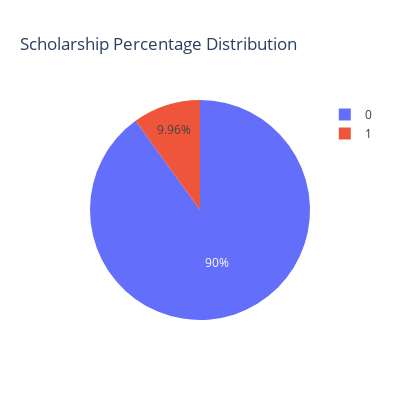
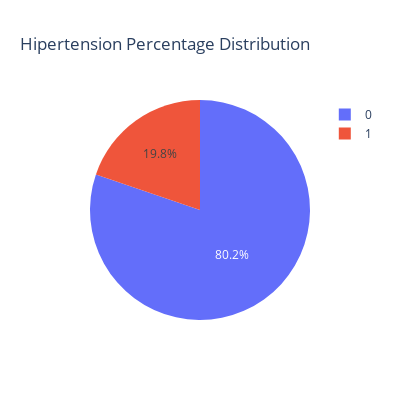
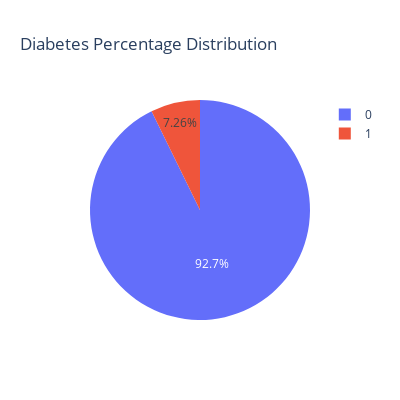
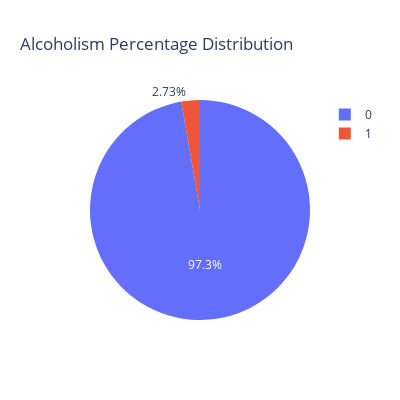

Notebook cell for these charts, in order:
### Markdown cell above
### Check if out data is immbalance.

### Code cell
import plotly.express as px

for values in data.columns[5:]:
    figg = px.pie(
        names=pd.Series(np.array(data[values].unique())),
        values=pd.Series(np.array(data[values].value_counts())),
        title=f"{values} Percentage Distribution"
    )

    figg.update_layout(
        width = 400,
        height = 400
    )

    figg.show()

### Figure 1 — Plotly figure (JSON) as saved in the notebook; plotly's stock layout.template omitted (floating-point values rounded to 4 significant figures)
{"data": [{"domain": {"x": [0, 1], "y": [0, 1]}, "hovertemplate": "label=%{label}<br>value=%{value}<extra></extra>", "labels": [0, 1], "legendgroup": "", "name": "", "showlegend": true, "type": "pie", "values": [90512, 10015]}], "layout": {"height": 400, "legend": {"tracegroupgap": 0}, "title": {"text": "Scholarship Percentage Distribution"}, "width": 400}}

### Figure 2 — Plotly figure (JSON) as saved in the notebook; plotly's stock layout.template omitted (floating-point values rounded to 4 significant figures)
{"data": [{"domain": {"x": [0, 1], "y": [0, 1]}, "hovertemplate": "label=%{label}<br>value=%{value}<extra></extra>", "labels": [0, 1], "legendgroup": "", "name": "", "showlegend": true, "type": "pie", "values": [80668, 19859]}], "layout": {"height": 400, "legend": {"tracegroupgap": 0}, "title": {"text": "Hipertension Percentage Distribution"}, "width": 400}}

### Figure 3 — Plotly figure (JSON) as saved in the notebook; plotly's stock layout.template omitted (floating-point values rounded to 4 significant figures)
{"data": [{"domain": {"x": [0, 1], "y": [0, 1]}, "hovertemplate": "label=%{label}<br>value=%{value}<extra></extra>", "labels": [0, 1], "legendgroup": "", "name": "", "showlegend": true, "type": "pie", "values": [93233, 7294]}], "layout": {"height": 400, "legend": {"tracegroupgap": 0}, "title": {"text": "Diabetes Percentage Distribution"}, "width": 400}}

### Figure 4 — Plotly figure (JSON) as saved in the notebook; plotly's stock layout.template omitted (floating-point values rounded to 4 significant figures)
{"data": [{"domain": {"x": [0, 1], "y": [0, 1]}, "hovertemplate": "label=%{label}<br>value=%{value}<extra></extra>", "labels": [0, 1], "legendgroup": "", "name": "", "showlegend": true, "type": "pie", "values": [97780, 2747]}], "layout": {"height": 400, "legend": {"tracegroupgap": 0}, "title": {"text": "Alcoholism Percentage Distribution"}, "width": 400}}
